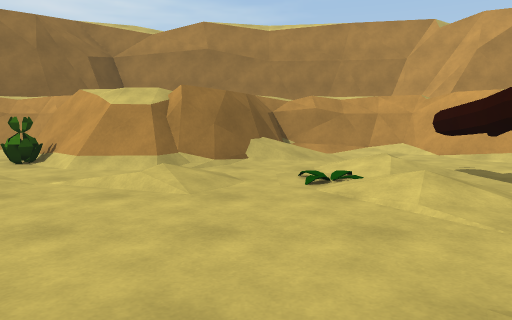
View 1 (above)

14 first-person views from a walk through a scene from a Unity 3-D project. The camera is 1.3 m above the floor, tilts 6° down and sees 70° across. The floor is counted in squares, 2 m on a side. Each view is taken from the middle of a square. On the plan, view 1 faces up. The plan holds only what a view shows up to about 11 squares ahead; the rest is blank. The place goes on beyond the plan. The player is left out.

View 2
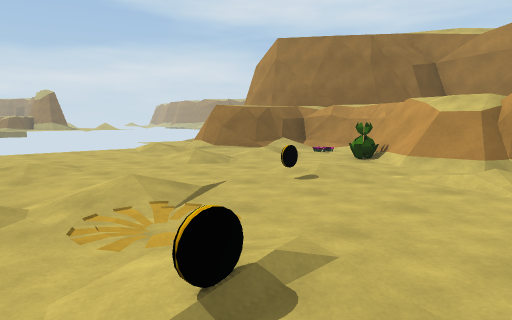

View 3
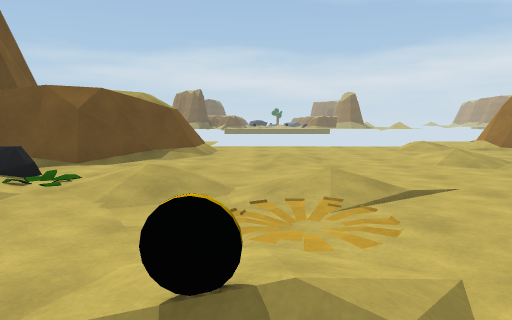

View 4
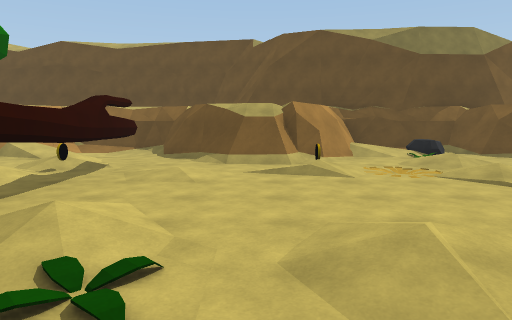

View 5
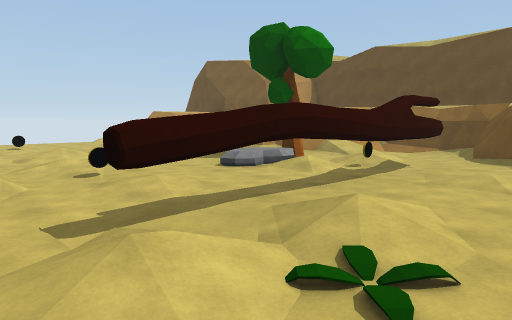

View 6
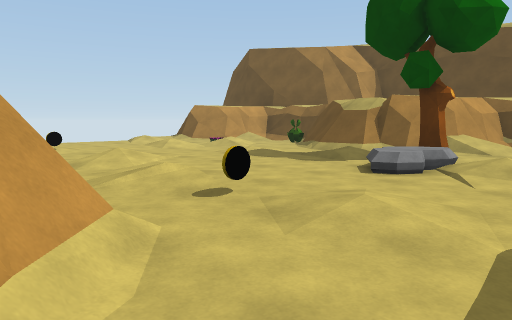

View 7
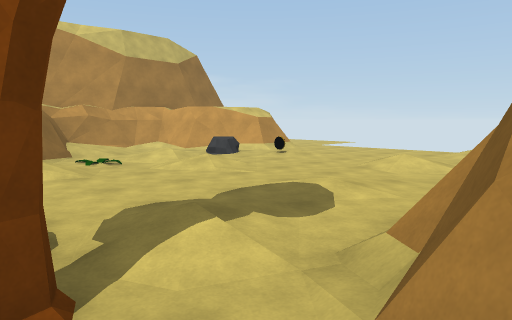

View 8
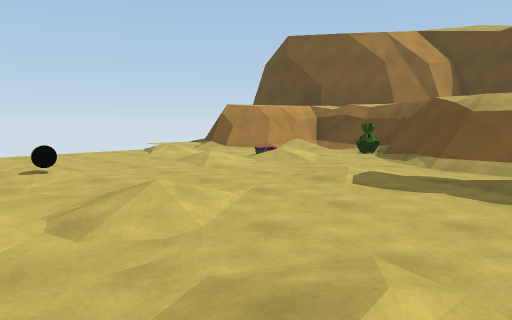

View 9
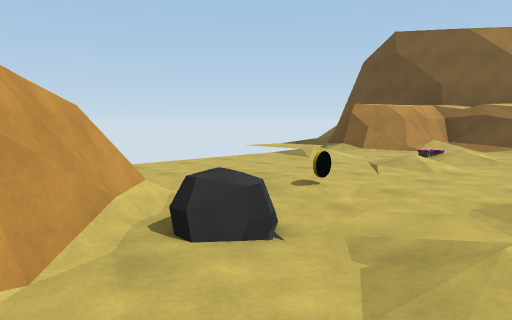

View 10
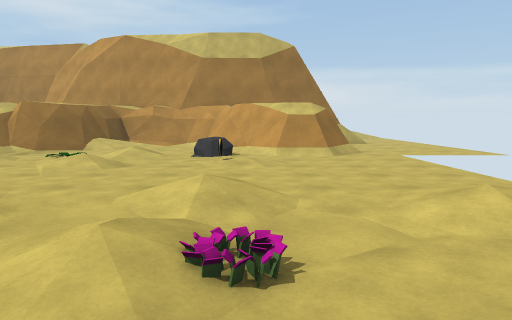

View 11
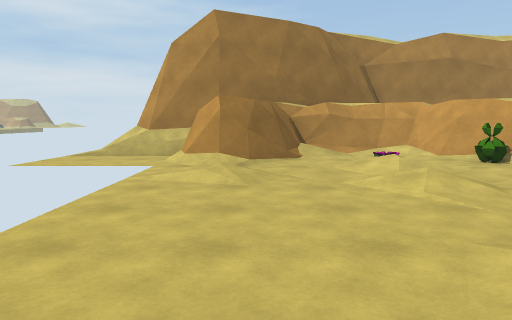

View 12
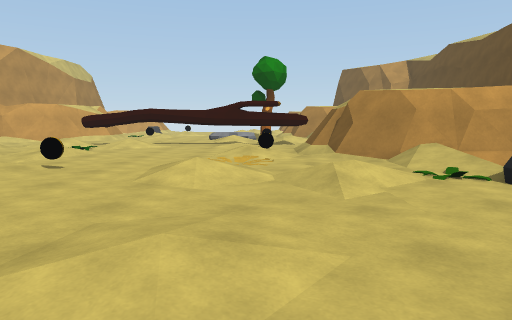

View 13
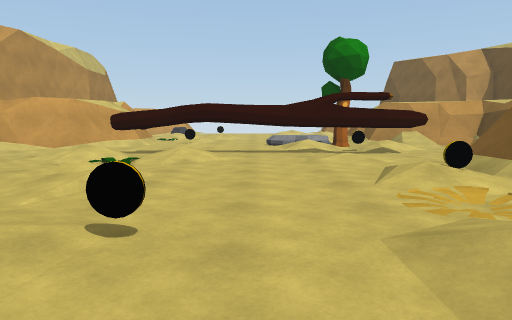

View 14
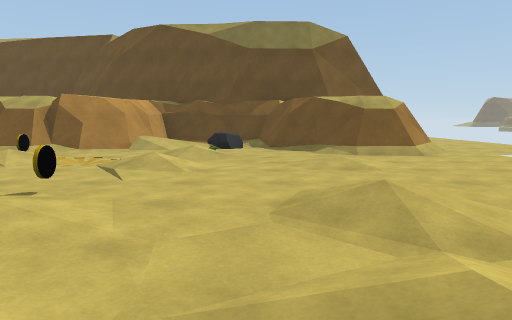

### Floor plan
Key: @ floor where view 1 was taken; # wall or solid block; . main floor; : floor 0.25 m higher than the main floor; + floor 0.5 m higher than the main floor; / step, stairs or slope; T thing the floor can be seen under or through; O other object.
Columns run from 12 left of view 1 to 17 right of it. Each row starts with its distance up from view 1.
  8      ####   #####   ####   ...
  7     ##.O#####../#  ##/.##  ...
  6    ##...O###/...####....###...
  5    ...:.../...:..//.O:.O./..
  4    .:......:.O.#.O.:...O....
  3    ...:..O...........:......
  2    ...........T.............
  1    ...........T.:+..........
  0    .......OO@.TO.O:.......:.
 -1    .//..:.../..#:O.//..:O...
 -2  ../###.O./###.../####.../##
 -3  ..   #.O/#####..##  #O./##
 -4 ...   #####   ####   #####
 -5 ..

Where each view was taken, in squares from view 1:
view 1: 0 up, 0 right, facing up
view 2: 1 down, 0 right, facing up-left
view 3: 0 up, 0 right, facing left
view 4: 6 up, 0 right, facing down
view 5: 6 up, 0 right, facing down-right
view 6: 6 up, 3 right, facing down-right
view 7: 2 down, 5 right, facing up-right
view 8: 5 up, 6 right, facing down-right
view 9: 7 up, 9 right, facing down-right
view 10: 3 down, 12 right, facing up
view 11: 1 down, 8 left, facing up
view 12: 0 up, 8 left, facing right
view 13: 2 up, 5 left, facing right
view 14: 6 up, 5 left, facing down
